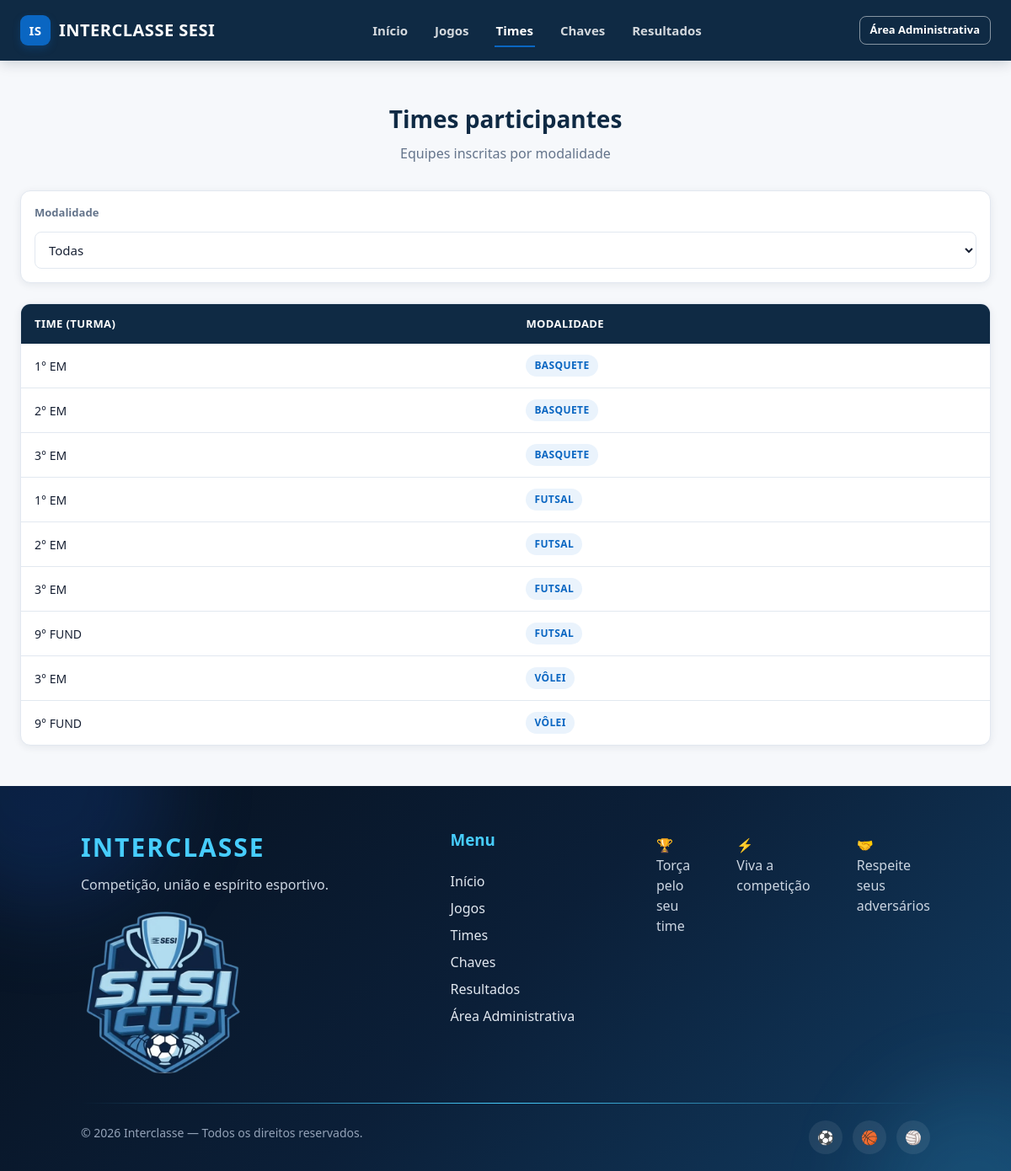
The page /publico/times.php on the database its author committed.
### tables this page shows
CREATE TABLE `times` (
  `TIM_ID` int(11) NOT NULL AUTO_INCREMENT,
  `FK_TUR_ID` int(11) NOT NULL,
  `FK_MOD_ID` int(11) NOT NULL,
  PRIMARY KEY (`TIM_ID`),
  UNIQUE KEY `FK_TUR_ID` (`FK_TUR_ID`,`FK_MOD_ID`),
  KEY `FK_MOD_ID` (`FK_MOD_ID`),
  CONSTRAINT `times_ibfk_1` FOREIGN KEY (`FK_TUR_ID`) REFERENCES `turmas` (`TUR_ID`),
  CONSTRAINT `times_ibfk_2` FOREIGN KEY (`FK_MOD_ID`) REFERENCES `modalidades` (`MOD_ID`)
);

CREATE TABLE `turmas` (
  `TUR_ID` int(11) NOT NULL AUTO_INCREMENT,
  `TUR_SERIE` varchar(30) NOT NULL,
  PRIMARY KEY (`TUR_ID`)
);

CREATE TABLE `modalidades` (
  `MOD_ID` int(11) NOT NULL AUTO_INCREMENT,
  `MOD_NOME` varchar(100) NOT NULL,
  PRIMARY KEY (`MOD_ID`),
  UNIQUE KEY `MOD_NOME` (`MOD_NOME`)
);

### includes/funcoes.php (called while the page is built, shortened)
<?php
function e(?string $valor): string
{
    return htmlspecialchars((string) $valor, ENT_QUOTES, 'UTF-8');
}

### publico/times.php (the view, shortened to what this page needs)
<?php
require_once __DIR__ . '/../includes/funcoes.php';
$pdo = conectar();
$sql = 'SELECT t.TIM_ID, tur.TUR_SERIE, m.MOD_NOME
        FROM TIMES t
        JOIN TURMAS tur ON tur.TUR_ID = t.FK_TUR_ID
        JOIN MODALIDADES m ON m.MOD_ID = t.FK_MOD_ID';
$params = [];
$sql .= ' ORDER BY m.MOD_NOME ASC, tur.TUR_SERIE ASC';
$stmt = $pdo->prepare($sql);
$stmt->execute($params);
$times = $stmt->fetchAll();
?>
<!DOCTYPE html>
<html lang="pt-br">
<head>
    <link rel="stylesheet" href="../css/style.css">
</head>
<body>
<?php include __DIR__ . '/../includes/header_publico.php'; ?>
<section class="stats-section">
    <div class="container">
        <div class="section-title">
            <h2>Times participantes</h2>
            <p>Equipes inscritas por modalidade</p>
        </div>
        <form method="GET" action="times.php" id="filtro-times" class="filters-bar">
            <div class="filter-field">
                <label for="modalidade">Modalidade</label>
                <select name="modalidade" id="modalidade">
                    <option value="">Todas</option>
                </select>
            </div>
        </form>
        <?php if (empty($times)): ?>
            <div class="empty-state">Nenhum time cadastrado.</div>
        <?php else: ?>
            <div class="table-wrapper">
                <table>
                    <thead>
                        <tr>
                            <th>Time (Turma)</th>
                            <th>Modalidade</th>
                        </tr>
                    </thead>
                    <tbody>
                        <?php foreach ($times as $t): ?>
                            <tr>
                                <td><?= e($t['TUR_SERIE']) ?></td>
                                <td><span class="badge badge-primary"><?= e($t['MOD_NOME']) ?></span></td>
                            </tr>
                        <?php endforeach; ?>
                    </tbody>
                </table>
            </div>
        <?php endif; ?>
    </div>
</section>
<?php include __DIR__ . '/../includes/footer_publico.php'; ?>
</body>
</html>

### css/style.css (style rules this page uses)
:root { --primary: #0f2a44; --primary-dark: #081a2b; --secondary: #0a66c2; --secondary-light: #2e7dcc; --accent: #0a66c2; --accent-dark: #084f96; --background: #f6f8fb; --white: #ffffff; --text: #172033; --muted: #64748b; --border: #e2e8f0; --success: #1d8a4b; --success-bg: #e6f6ed; --danger: #c0392b; --danger-bg: #fbe9e7; --warning-bg: #eaf3fc; --radius: 12px; --shadow: 0 2px 10px rgba(15, 42, 68, 0.08); --shadow-lg: 0 8px 30px rgba(15, 42, 68, 0.15); }
* { box-sizing: border-box; }
html, body { margin: 0; padding: 0; }
html { scroll-behavior: smooth; }
body { font-family: 'Segoe UI', Arial, Helvetica, sans-serif; background: var(--background); color: var(--text); line-height: 1.5; -webkit-font-smoothing: antialiased; text-rendering: optimizeLegibility; }
button, input, select, textarea { font-family: inherit; }
h1, h2, h3, h4 { margin: 0 0 8px; font-weight: 700; color: var(--primary); }
p { margin: 0 0 12px; }
.container { width: 100%; max-width: 1200px; margin: 0 auto; padding: 0 24px; }
.stats-section { padding: 48px 0; }
.section-title { text-align: center; margin-bottom: 32px; }
.section-title h2 { font-size: 28px; font-weight: 800; }
.section-title p { color: var(--muted); }
.badge { display: inline-block; padding: 4px 10px; border-radius: 20px; font-size: 12px; font-weight: 700; text-transform: uppercase; letter-spacing: .4px; }
.badge-primary { background: #eaf3fc; color: var(--secondary); }
.filters-bar { background: var(--white); border: 1px solid var(--border); border-radius: var(--radius); padding: 16px; display: flex; gap: 14px; flex-wrap: wrap; align-items: flex-end; margin-bottom: 24px; box-shadow: var(--shadow); }
.filter-field { display: flex; flex-direction: column; gap: 6px; min-width: 160px; flex: 1; }
.filter-field label { font-size: 13px; font-weight: 600; color: var(--muted); }
label { font-size: 14px; font-weight: 600; color: var(--text); display: block; margin-bottom: 6px; }
input, select, textarea { width: 100%; padding: 10px 12px; border: 1px solid var(--border); border-radius: 8px; font-size: 15px; font-family: inherit; background: var(--white); color: var(--text); transition: border-color .15s, box-shadow .15s; }
.table-wrapper { overflow-x: auto; background: var(--white); border-radius: var(--radius); box-shadow: var(--shadow); border: 1px solid var(--border); }
table { width: 100%; border-collapse: collapse; min-width: 600px; }
thead th { background: var(--primary); color: var(--white); text-align: left; padding: 14px 16px; font-size: 13px; text-transform: uppercase; letter-spacing: .4px; white-space: nowrap; }
tbody td { padding: 13px 16px; border-bottom: 1px solid var(--border); font-size: 14px; }
tbody tr:last-child td { border-bottom: none; }

### rows shown on the page
times: FK_TUR_ID.TUR_SERIE "1° EM", FK_MOD_ID.MOD_NOME "BASQUETE"
times: FK_TUR_ID.TUR_SERIE "2° EM", FK_MOD_ID.MOD_NOME "BASQUETE"
times: FK_TUR_ID.TUR_SERIE "3° EM", FK_MOD_ID.MOD_NOME "BASQUETE"
times: FK_TUR_ID.TUR_SERIE "1° EM", FK_MOD_ID.MOD_NOME "FUTSAL"
times: FK_TUR_ID.TUR_SERIE "2° EM", FK_MOD_ID.MOD_NOME "FUTSAL"
times: FK_TUR_ID.TUR_SERIE "3° EM", FK_MOD_ID.MOD_NOME "FUTSAL"
times: FK_TUR_ID.TUR_SERIE "9° FUND", FK_MOD_ID.MOD_NOME "FUTSAL"
times: FK_TUR_ID.TUR_SERIE "3° EM", FK_MOD_ID.MOD_NOME "VÔLEI"
times: FK_TUR_ID.TUR_SERIE "9° FUND", FK_MOD_ID.MOD_NOME "VÔLEI"
